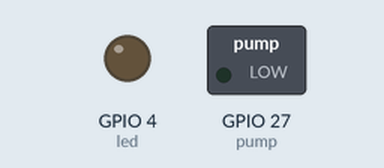
A program run on a simulated ESP32 board running MicroPython. Shown: switched loads named in the program (green lamp = pin HIGH), output pins drawn as LEDs (lit = HIGH).

Above: at 1.5 s.
At 3.5 s:
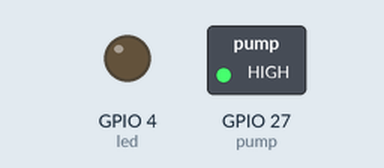
At 5.0 s:
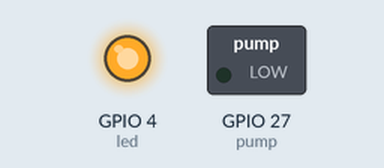
At 6.5 s:
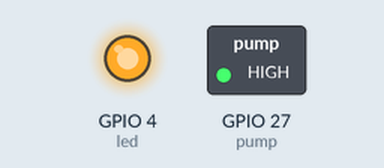
Timing chart, 0 to 7.8 s (numbered marks = the images above):
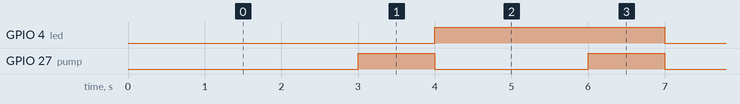

Measured:
- by itself, GPIO 4 (led): alternates HIGH for 3.0 s and LOW for 3.0 s
- by itself, GPIO 27 (pump): alternates HIGH for 1.0 s and LOW for 2.0 s
- by itself, everything shown: repeats every 6.0 s, in 4 steps

The program:

sede.py
```python
from machine import Pin,Timer
import time

pump = Pin(27, Pin.OUT)
led = Pin(4, Pin.OUT)


def pump_light(data1):
    pump.value(1)
    time.sleep(1)
    pump.value(0)

    if led.value() == 1:
        led.value(0)
    else:
        led.value(1)

pump_and_light = Timer(33)
pump_and_light.init(period=3000, mode=Timer.PERIODIC, callback = pump_light)
```
